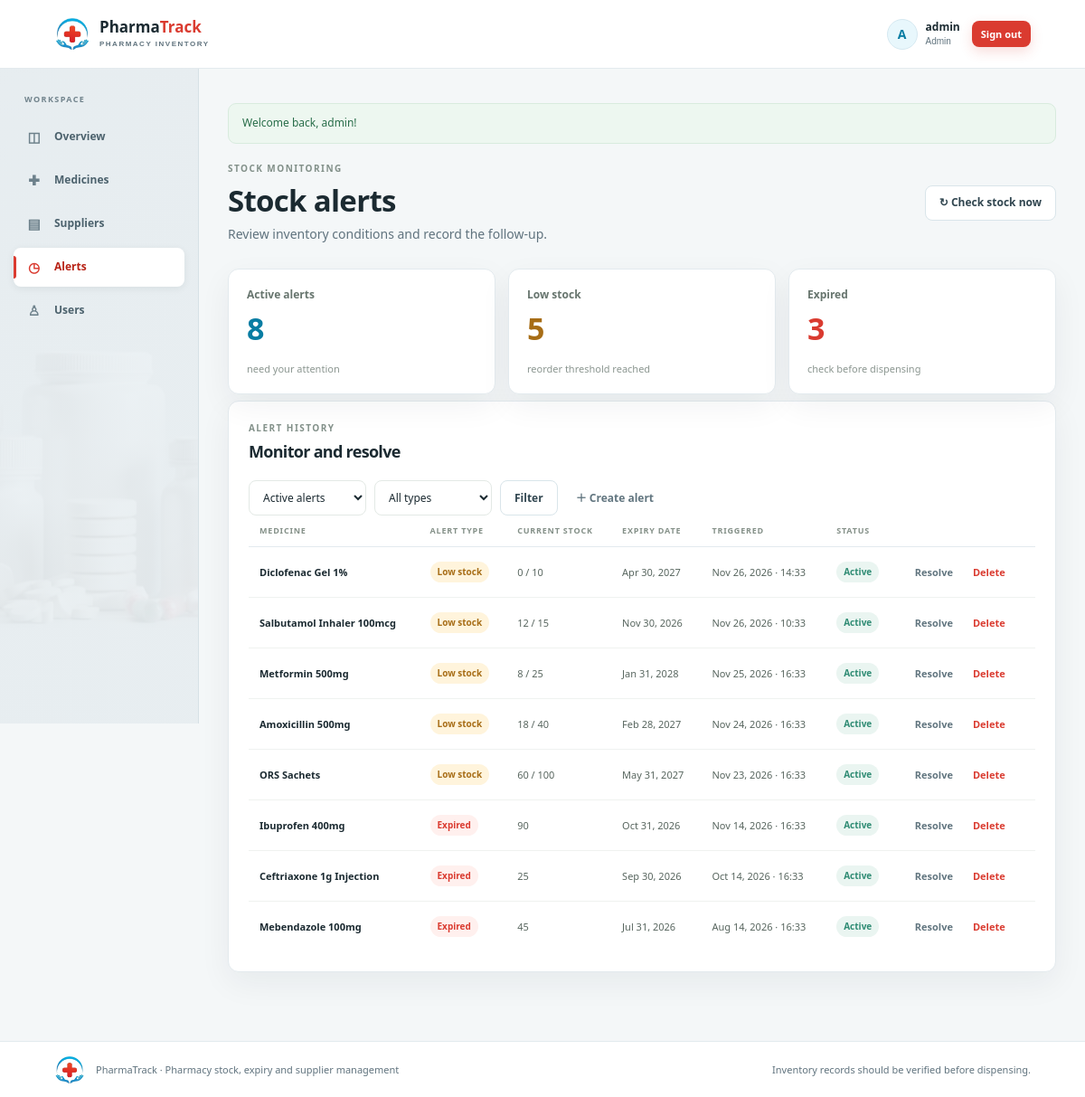
Page /public/index.php?r=alerts (signed in) on the committed database.
### tables this page shows
CREATE TABLE IF NOT EXISTS users (
    user_id       INT UNSIGNED NOT NULL AUTO_INCREMENT,
    username      VARCHAR(50)  NOT NULL,
    email         VARCHAR(100) NOT NULL,
    password_hash VARCHAR(255) NOT NULL,
    role          ENUM('admin', 'pharmacist') NOT NULL DEFAULT 'pharmacist',
    created_at    TIMESTAMP NOT NULL DEFAULT CURRENT_TIMESTAMP,
    PRIMARY KEY (user_id),
    UNIQUE KEY uq_users_username (username),
    UNIQUE KEY uq_users_email (email)
);

CREATE TABLE IF NOT EXISTS stock_alerts (
    alert_id     INT UNSIGNED NOT NULL AUTO_INCREMENT,
    medicine_id  INT UNSIGNED NOT NULL,
    alert_type   ENUM('low', 'expired') NOT NULL,
    triggered_at DATETIME NOT NULL DEFAULT CURRENT_TIMESTAMP,
    resolved     TINYINT(1) NOT NULL DEFAULT 0,
    resolved_at  DATETIME DEFAULT NULL,
    PRIMARY KEY (alert_id),
    KEY idx_alerts_active (resolved, alert_type),
    KEY idx_alerts_medicine (medicine_id),
    CONSTRAINT fk_alerts_medicine
        FOREIGN KEY (medicine_id) REFERENCES medicines (medicine_id)
        ON DELETE CASCADE ON UPDATE CASCADE
);

CREATE TABLE IF NOT EXISTS medicines (
    medicine_id   INT UNSIGNED NOT NULL AUTO_INCREMENT,
    name          VARCHAR(150) NOT NULL,
    category      VARCHAR(100) NOT NULL,
    stock         INT UNSIGNED NOT NULL DEFAULT 0,
    reorder_level INT UNSIGNED NOT NULL DEFAULT 10,
    expiry_date   DATE NOT NULL,
    supplier_id   INT UNSIGNED DEFAULT NULL,
    created_at    TIMESTAMP NOT NULL DEFAULT CURRENT_TIMESTAMP,
    updated_at    TIMESTAMP NOT NULL DEFAULT CURRENT_TIMESTAMP ON UPDATE CURRENT_TIMESTAMP,
    PRIMARY KEY (medicine_id),
    KEY idx_medicines_name (name),
    KEY idx_medicines_expiry (expiry_date),
    KEY idx_medicines_supplier (supplier_id),
    CONSTRAINT fk_medicines_supplier
        FOREIGN KEY (supplier_id) REFERENCES suppliers (supplier_id)
        ON DELETE SET NULL ON UPDATE CASCADE
);

### src/Core/View.php (called while the page is built, shortened)
<?php
final class View
{
    public static function render(string $view, array $data = []): void
    {
        $viewFile = APP_ROOT . '/src/Views/' . $view . '.php';
        $data += [
            'flash'  => Flash::get(),
            'errors' => Flash::errors(),
            'old'    => Flash::old(),
        ];
        extract($data, EXTR_SKIP);
        require APP_ROOT . '/src/Views/layouts/header.php';
        require $viewFile;
        require APP_ROOT . '/src/Views/layouts/footer.php';
    }
}

### src/Controllers/AlertController.php (called while the page is built, shortened)
<?php
final class AlertController
{
    public function index(): void
    {
        Auth::requireLogin();
        $status = (string) ($_GET['status'] ?? 'active');
        $type = (string) ($_GET['type'] ?? '');
        if (!in_array($type, ['low', 'expired'], true)) {
            $type = '';
        }
        View::render('alerts/index', [
            'title'     => 'Stock alerts',
            'alerts'    => StockAlert::all($status, $type),
            'counts'    => StockAlert::counts(),
            'status'    => $status,
            'type'      => $type,
            'medicines' => Medicine::search('', 200),
        ]);
    }
}

### public/index.php (called while the page is built, shortened)
<?php
require dirname(__DIR__) . '/src/bootstrap.php';
$routes = [
    'login'          => [AuthController::class, 'login'],
    'register'       => [AuthController::class, 'register'],
    'logout'         => [AuthController::class, 'logout'],
    'dashboard'      => [DashboardController::class, 'index'],
    'medicines'      => [MedicineController::class, 'index'],
    'medicine-form'  => [MedicineController::class, 'form'],
    'medicine-save'  => [MedicineController::class, 'save'],
    'medicine-delete'=> [MedicineController::class, 'delete'],
    'suppliers'      => [SupplierController::class, 'index'],
    'supplier-form'  => [SupplierController::class, 'form'],
    'supplier-save'  => [SupplierController::class, 'save'],
    'supplier-delete'=> [SupplierController::class, 'delete'],
    'alerts'         => [AlertController::class, 'index'],
    'alert-create'   => [AlertController::class, 'create'],
    'alert-form'     => [AlertController::class, 'form'],
    'alert-resolve'  => [AlertController::class, 'resolve'],
    'alert-delete'   => [AlertController::class, 'delete'],
    'alert-sync'     => [AlertController::class, 'sync'],
    'users'          => [UserController::class, 'index'],
    'user-form'      => [UserController::class, 'form'],
    'user-save'      => [UserController::class, 'save'],
    'user-delete'    => [UserController::class, 'delete'],
];
$route = isset($_GET['r']) && is_string($_GET['r'])
    ? trim($_GET['r'])
    : (Auth::check() ? 'dashboard' : 'login');
[$controllerClass, $method] = $routes[$route];
try {
    (new $controllerClass())->{$method}();
} catch (Throwable $exception) {
    error_log(sprintf(
        'Unhandled %s: %s in %s:%d',
        $exception::class,
        $exception->getMessage(),
        $exception->getFile(),
        $exception->getLine()
    ));
    http_response_code(500);
    View::render('errors/500', ['title' => 'Server error']);
}

### src/bootstrap.php (called while the page is built, shortened)
<?php
require __DIR__ . '/Support/autoload.php';
function e(mixed $value): string
{
    return htmlspecialchars((string) $value, ENT_QUOTES | ENT_SUBSTITUTE, 'UTF-8');
}
function url(string $route = 'dashboard', array $params = []): string
{
    return BASE_URL . '/index.php?' . http_build_query(['r' => $route] + $params);
}

### src/Core/Auth.php (called while the page is built, shortened)
<?php
final class Auth
{
    private static ?array $cachedUser = null;
    private static bool $loaded = false;
    public static function check(): bool
    {
        return self::user() !== null;
    }
    public static function user(): ?array
    {
        if (self::$loaded) {
            return self::$cachedUser;
        }
        self::$loaded = true;
        $id = (int) ($_SESSION['user_id'] ?? 0);
        $user = User::find($id);
        return self::$cachedUser = $user;
    }
    public static function requireLogin(): void
    {
        if (self::check()) {
            return;
        }
    }
}

### src/Support/autoload.php (called while the page is built, shortened)
<?php
spl_autoload_register(function (string $class): void {
    $prefix = 'App\\';
    $relative = substr($class, strlen($prefix));
    $file     = dirname(__DIR__) . DIRECTORY_SEPARATOR
              . str_replace('\\', DIRECTORY_SEPARATOR, $relative) . '.php';
});

### src/Config/Database.php (called while the page is built, shortened)
<?php
final class Database
{
    private static ?PDO $pdo = null;
    public static function pdo(): PDO
    {
        if (self::$pdo instanceof PDO) {
            return self::$pdo;
        }
        $host = getenv('DB_HOST') ?: '127.0.0.1';
        $name = getenv('DB_NAME') ?: 'pharmacy_stock_alert';
        $user = getenv('DB_USER') ?: 'root';
        $pass = getenv('DB_PASS') ?: '';
        $dsn = "mysql:host={$host};dbname={$name};charset=utf8mb4";
        try {
            self::$pdo = new PDO($dsn, $user, $pass, [
                PDO::ATTR_ERRMODE            => PDO::ERRMODE_EXCEPTION,
                PDO::ATTR_DEFAULT_FETCH_MODE => PDO::FETCH_ASSOC,
                PDO::ATTR_EMULATE_PREPARES   => false,
            ]);
        } catch (PDOException $exception) {
            error_log('Database connection failed: ' . $exception->getMessage());
            http_response_code(500);
            exit('Database connection failed. Check src/Config/Database.php and make sure MySQL is running.');
        }
        return self::$pdo;
    }
}

### src/Models/User.php (called while the page is built, shortened)
<?php
final class User
{
    public static function find(int $id): ?array
    {
        $stmt = Database::pdo()->prepare(
            'SELECT user_id, username, email, password_hash, role, created_at FROM users WHERE user_id = :id'
        );
        $stmt->execute([':id' => $id]);
        return $stmt->fetch() ?: null;
    }
}

### src/Core/Flash.php (called while the page is built, shortened)
<?php
final class Flash
{
    public static function get(): ?array
    {
        $flash = $_SESSION[self::FLASH] ?? null;
        return is_array($flash) ? $flash : null;
    }
}

### src/Models/StockAlert.php (called while the page is built, shortened)
<?php
final class StockAlert
{
    public static function all(string $status = 'active', string $type = ''): array
    {
        $sql    = "
            SELECT a.*, m.name AS medicine_name, m.stock, m.reorder_level, m.expiry_date
            FROM stock_alerts a
            JOIN medicines m ON m.medicine_id = a.medicine_id
        ";
        $where  = [];
        $params = [];
        if ($status === 'active') {
            $where[] = 'a.resolved = 0';
        } elseif ($status === 'resolved') {
            $where[] = 'a.resolved = 1';
        }
        if ($where) {
            $sql .= ' WHERE ' . implode(' AND ', $where);
        }
        $sql .= ' ORDER BY a.resolved ASC, a.triggered_at DESC, a.alert_id DESC';
        $stmt = Database::pdo()->prepare($sql);
        $stmt->execute($params);
        return $stmt->fetchAll();
    }
    public static function counts(): array
    {
        $row = Database::pdo()->query("
            SELECT COUNT(*)                                          AS active,
                   COALESCE(SUM(alert_type = 'low'), 0)              AS low,
                   COALESCE(SUM(alert_type = 'expired'), 0)          AS expired
            FROM stock_alerts
            WHERE resolved = 0
        ")->fetch();
        return array_map('intval', $row ?: ['active' => 0, 'low' => 0, 'expired' => 0]);
    }
}

### src/Views/alerts/index.php (the view, shortened to what this page needs)
<section class="page-heading">
    <div><span class="eyebrow">STOCK MONITORING</span><h1>Stock alerts</h1><p class="muted">Review inventory conditions and record the follow-up.</p></div>
    <form method="post" action="<?= e(url('alert-sync')) ?>"><?= \App\Core\Csrf::field() ?><button class="button button-secondary" type="submit">↻ Check stock now</button></form>
</section>
<section class="stat-grid alert-summary"><article class="stat-card stat-accent"><span class="stat-label">Active alerts</span><strong><?= e($counts['active'] ?? 0) ?></strong><span class="stat-note">need your attention</span></article><article class="stat-card stat-warn"><span class="stat-label">Low stock</span><strong><?= e($counts['low'] ?? 0) ?></strong><span class="stat-note">reorder threshold reached</span></article><article class="stat-card stat-danger"><span class="stat-label">Expired</span><strong><?= e($counts['expired'] ?? 0) ?></strong><span class="stat-note">check before dispensing</span></article></section>
<section class="panel">
    <div class="panel-heading"><div><span class="eyebrow">ALERT HISTORY</span><h2>Monitor and resolve</h2></div></div>
    <form method="get" action="<?= e(BASE_URL) ?>/index.php" class="filter-bar">
        <label class="filter-select"><select name="status"><option value="active" <?= $status === 'active' ? 'selected' : '' ?>>Active alerts</option></select></label>
        <label class="filter-select"><select name="type"><option value="">All types</option></select></label>
        <button class="button button-secondary" type="submit">Filter</button>
        <a class="button button-quiet" href="<?= e(url('alert-form')) ?>">＋ Create alert</a>
    </form>
    <?php if (!$alerts): ?><div class="empty-state empty-compact"><h2>No alerts in this view</h2><p class="muted">Try a different filter, or check stock to generate current alerts.</p><a class="button button-secondary" href="<?= e(url('alerts', ['status' => 'all'])) ?>">View all alerts</a></div><?php else: ?>
        <div class="table-wrap"><table><thead><tr><th>Medicine</th><th>Alert type</th><th>Current stock</th><th>Expiry date</th><th>Triggered</th><th>Status</th><th><span class="sr-only">Actions</span></th></tr></thead><tbody><?php foreach ($alerts as $alert): ?><tr><td class="table-strong"><?= e($alert['medicine_name']) ?></td><td><span class="badge <?= $alert['alert_type'] === 'expired' ? 'badge-danger' : 'badge-warn' ?>"><?= $alert['alert_type'] === 'expired' ? 'Expired' : 'Low stock' ?></span></td><td><?= e($alert['stock']) ?><?= $alert['alert_type'] === 'low' ? ' / ' . e($alert['reorder_level']) : '' ?></td><td><?= e(date('M j, Y', strtotime($alert['expiry_date']))) ?></td><td><?= e(date('M j, Y · H:i', strtotime($alert['triggered_at']))) ?></td><td><?= $alert['resolved'] ? '<span class="badge badge-neutral">Resolved</span>' : '<span class="badge badge-success">Active</span>' ?></td><td><div class="row-actions"><?php if (!$alert['resolved']): ?><form method="post" action="<?= e(url('alert-resolve')) ?>"><?= \App\Core\Csrf::field() ?><input type="hidden" name="id" value="<?= e($alert['alert_id']) ?>"><button class="button button-quiet button-small" type="submit">Resolve</button></form><?php endif; ?><form method="post" action="<?= e(url('alert-delete')) ?>" data-confirm="Delete this alert permanently?"><?= \App\Core\Csrf::field() ?><input type="hidden" name="id" value="<?= e($alert['alert_id']) ?>"><button class="button button-quiet button-small button-danger-text" type="submit">Delete</button></form></div></td></tr><?php endforeach; ?></tbody></table></div>
    <?php endif; ?>
</section>

### src/Views/layouts/header.php (shortened to what this page needs)
<?php
$currentUser = Auth::user();
$isGuest = $currentUser === null;
?>
<!DOCTYPE html>
<html lang="en">
<head>
    <link rel="stylesheet" href="<?= e(BASE_URL) ?>/assets/app.css?v=<?= e((string) filemtime(APP_ROOT . '/public/assets/app.css')) ?>">
</head>
<body class="<?= !empty($authLayout) ? 'auth-page' : '' ?>">
<header class="site-header">
    <a class="brand" href="<?= e(url($isGuest ? 'login' : 'dashboard')) ?>">
        <img class="brand-logo" src="<?= e(BASE_URL) ?>/assets/images/logo-mark.png" alt="" width="40" height="40">
        <span>Pharma<span class="brand-light">Track</span><small>PHARMACY INVENTORY</small></span>
    </a>
    <?php if (!$isGuest): ?>
        <div class="account">
            <span class="account-avatar" aria-hidden="true"><?= e(strtoupper(substr($currentUser['username'], 0, 1))) ?></span>
            <span class="account-name"><strong><?= e($currentUser['username']) ?></strong><small><?= e(ucfirst($currentUser['role'])) ?></small></span>
            <form method="post" action="<?= e(url('logout')) ?>">
                <button class="button button-primary button-small sign-out-button" type="submit">Sign out</button>
            </form>
        </div>
    <?php endif; ?>
</header>
<?php if (!$isGuest): ?>
    <div class="app-layout">
        <aside class="sidebar" id="primary-nav">
            <span class="sidebar-label">WORKSPACE</span>
            <nav class="primary-nav" aria-label="Main navigation">
                <a href="<?= e(url('dashboard')) ?>" class="<?= ($title ?? '') === 'Dashboard' ? 'active' : '' ?>"><span class="nav-icon" aria-hidden="true">◫</span>Overview</a>
                <a href="<?= e(url('medicines')) ?>" class="<?= str_starts_with((string) ($title ?? ''), 'Medicine') ? 'active' : '' ?>"><span class="nav-icon" aria-hidden="true">✚</span>Medicines</a>
                <a href="<?= e(url('suppliers')) ?>" class="<?= str_starts_with((string) ($title ?? ''), 'Supplier') ? 'active' : '' ?>"><span class="nav-icon" aria-hidden="true">▤</span>Suppliers</a>
                <a href="<?= e(url('alerts')) ?>" class="<?= str_starts_with((string) ($title ?? ''), 'Stock alert') || ($title ?? '') === 'Create alert' ? 'active' : '' ?>"><span class="nav-icon" aria-hidden="true">◷</span>Alerts</a>
                <a href="<?= e(url('users')) ?>" class="<?= str_starts_with((string) ($title ?? ''), 'User') ? 'active' : '' ?>"><span class="nav-icon" aria-hidden="true">♙</span>Users</a>
            </nav>
        </aside>
        <main class="page-shell">
<?php else: ?>
<main class="page-shell<?= $isGuest ? ' guest-shell' : '' ?><?= !empty($authLayout) ? ' auth-shell' : '' ?>">
<?php endif; ?>
    <?php if (!empty($flash)): ?>
        <div class="flash flash-<?= e($flash['type'] ?? 'info') ?>" role="status"><?= e($flash['message'] ?? '') ?></div>
    <?php endif; ?>

### rows in the picture
users: username "A", username "admin", role "Admin"
stock_alerts: medicine.name "Diclofenac Gel 1%", alert_type "Low stock", medicine.stock "0", medicine.reorder_level "10", medicine.expiry_date "Apr 30, 2027", triggered_at "Nov 26, 2026 · 14:33", resolved "Active"
stock_alerts: medicine.name "Salbutamol Inhaler 100mcg", alert_type "Low stock", medicine.stock "12", medicine.reorder_level "15", medicine.expiry_date "Nov 30, 2026", triggered_at "Nov 26, 2026 · 10:33", resolved "Active"
stock_alerts: medicine.name "Metformin 500mg", alert_type "Low stock", medicine.stock "8", medicine.reorder_level "25", medicine.expiry_date "Jan 31, 2028", triggered_at "Nov 25, 2026 · 16:33", resolved "Active"
stock_alerts: medicine.name "Amoxicillin 500mg", alert_type "Low stock", medicine.stock "18", medicine.reorder_level "40", medicine.expiry_date "Feb 28, 2027", triggered_at "Nov 24, 2026 · 16:33", resolved "Active"
stock_alerts: medicine.name "ORS Sachets", alert_type "Low stock", medicine.stock "60", medicine.reorder_level "100", medicine.expiry_date "May 31, 2027", triggered_at "Nov 23, 2026 · 16:33", resolved "Active"
stock_alerts: medicine.name "Ibuprofen 400mg", alert_type "Expired", medicine.stock "90", medicine.expiry_date "Oct 31, 2026", triggered_at "Nov 14, 2026 · 16:33", resolved "Active"
stock_alerts: medicine.name "Ceftriaxone 1g Injection", alert_type "Expired", medicine.stock "25", medicine.expiry_date "Sep 30, 2026", triggered_at "Oct 14, 2026 · 16:33", resolved "Active"
stock_alerts: medicine.name "Mebendazole 100mg", alert_type "Expired", medicine.stock "45", medicine.expiry_date "Jul 31, 2026", triggered_at "Aug 14, 2026 · 16:33", resolved "Active"

### other values in the picture
$flash['message'] "Welcome back, admin!"
$counts['active'] "8"
$counts['low'] "5"
$counts['expired'] "3"
